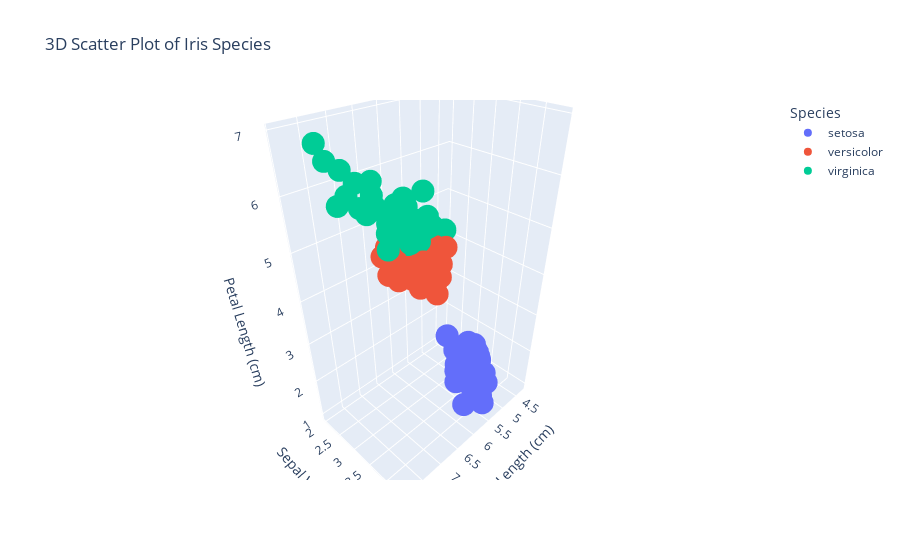

The notebook cell saved with this chart:
### Markdown cell above
Exercise 5: 3D Scatter Plot with the Iris Dataset
Objective:

- Use Plotly to create a 3D scatter plot that visualizes the three different species of the Iris dataset with respect to their sepal length, sepal width, and petal length.

Instructions
- Load the Iris dataset into a pandas DataFrame.
- Import the necessary components from plotly.
- Create a 3D scatter plot mapping sepal length, sepal width, and petal length to the three axes.
- Use color to distinguish between the different species.
- Add hover-over text for each data point displaying its species name.
- Include a descriptive title and axis labels.
Expected Learning Outcome:

- Understand how to create and customize 3D scatter plots in Plotly.

### Code cell
import plotly.express as px
import pandas as pd
from sklearn.datasets import load_iris
# Create the 3D scatter plot
fig = px.scatter_3d(iris_df, 
                    x='sepal length (cm)', 
                    y='sepal width (cm)', 
                    z='petal length (cm)', 
                    color='species',
                    title='3D Scatter Plot of Iris Species',
                    labels={'sepal length (cm)': 'Sepal Length (cm)',
                            'sepal width (cm)': 'Sepal Width (cm)',
                            'petal length (cm)': 'Petal Length (cm)',
                            'species': 'Species'})

# Show the plot
fig.show()

### Figure 1 — Plotly figure (JSON) as saved in the notebook; plotly's stock layout.template omitted (floating-point values rounded to 4 significant figures)
{"data": [{"hovertemplate": "Species=setosa<br>Sepal Length (cm)=%{x}<br>Sepal Width (cm)=%{y}<br>Petal Length (cm)=%{z}<extra></extra>", "legendgroup": "setosa", "marker": {"color": "#636efa", "symbol": "circle"}, "mode": "markers", "name": "setosa", "scene": "scene", "showlegend": true, "type": "scatter3d", "x": [5.1, 4.9, 4.7, 4.6, 5, 5.4, 4.6, 5, 4.4, 4.9, 5.4, 4.8, 4.8, 4.3, 5.8, 5.7, 5.4, 5.1, 5.7, 5.1, 5.4, 5.1, 4.6, 5.1, 4.8, 5, 5, 5.2, 5.2, 4.7, 4.8, 5.4, 5.2, 5.5, 4.9, 5, 5.5, 4.9, 4.4, 5.1, 5, 4.5, 4.4, 5, 5.1, 4.8, 5.1, 4.6, 5.3, 5], "y": [3.5, 3, 3.2, 3.1, 3.6, 3.9, 3.4, 3.4, 2.9, 3.1, 3.7, 3.4, 3, 3, 4, 4.4, 3.9, 3.5, 3.8, 3.8, 3.4, 3.7, 3.6, 3.3, 3.4, 3, 3.4, 3.5, 3.4, 3.2, 3.1, 3.4, 4.1, 4.2, 3.1, 3.2, 3.5, 3.6, 3, 3.4, 3.5, 2.3, 3.2, 3.5, 3.8, 3, 3.8, 3.2, 3.7, 3.3], "z": [1.4, 1.4, 1.3, 1.5, 1.4, 1.7, 1.4, 1.5, 1.4, 1.5, 1.5, 1.6, 1.4, 1.1, 1.2, 1.5, 1.3, 1.4, 1.7, 1.5, 1.7, 1.5, 1, 1.7, 1.9, 1.6, 1.6, 1.5, 1.4, 1.6, 1.6, 1.5, 1.5, 1.4, 1.5, 1.2, 1.3, 1.4, 1.3, 1.5, 1.3, 1.3, 1.3, 1.6, 1.9, 1.4, 1.6, 1.4, 1.5, 1.4]}, {"hovertemplate": "Species=versicolor<br>Sepal Length (cm)=%{x}<br>Sepal Width (cm)=%{y}<br>Petal Length (cm)=%{z}<extra></extra>", "legendgroup": "versicolor", "marker": {"color": "#EF553B", "symbol": "circle"}, "mode": "markers", "name": "versicolor", "scene": "scene", "showlegend": true, "type": "scatter3d", "x": [7, 6.4, 6.9, 5.5, 6.5, 5.7, 6.3, 4.9, 6.6, 5.2, 5, 5.9, 6, 6.1, 5.6, 6.7, 5.6, 5.8, 6.2, 5.6, 5.9, 6.1, 6.3, 6.1, 6.4, 6.6, 6.8, 6.7, 6, 5.7, 5.5, 5.5, 5.8, 6, 5.4, 6, 6.7, 6.3, 5.6, 5.5, 5.5, 6.1, 5.8, 5, 5.6, 5.7, 5.7, 6.2, 5.1, 5.7], "y": [3.2, 3.2, 3.1, 2.3, 2.8, 2.8, 3.3, 2.4, 2.9, 2.7, 2, 3, 2.2, 2.9, 2.9, 3.1, 3, 2.7, 2.2, 2.5, 3.2, 2.8, 2.5, 2.8, 2.9, 3, 2.8, 3, 2.9, 2.6, 2.4, 2.4, 2.7, 2.7, 3, 3.4, 3.1, 2.3, 3, 2.5, 2.6, 3, 2.6, 2.3, 2.7, 3, 2.9, 2.9, 2.5, 2.8], "z": [4.7, 4.5, 4.9, 4, 4.6, 4.5, 4.7, 3.3, 4.6, 3.9, 3.5, 4.2, 4, 4.7, 3.6, 4.4, 4.5, 4.1, 4.5, 3.9, 4.8, 4, 4.9, 4.7, 4.3, 4.4, 4.8, 5, 4.5, 3.5, 3.8, 3.7, 3.9, 5.1, 4.5, 4.5, 4.7, 4.4, 4.1, 4, 4.4, 4.6, 4, 3.3, 4.2, 4.2, 4.2, 4.3, 3, 4.1]}, {"hovertemplate": "Species=virginica<br>Sepal Length (cm)=%{x}<br>Sepal Width (cm)=%{y}<br>Petal Length (cm)=%{z}<extra></extra>", "legendgroup": "virginica", "marker": {"color": "#00cc96", "symbol": "circle"}, "mode": "markers", "name": "virginica", "scene": "scene", "showlegend": true, "type": "scatter3d", "x": [6.3, 5.8, 7.1, 6.3, 6.5, 7.6, 4.9, 7.3, 6.7, 7.2, 6.5, 6.4, 6.8, 5.7, 5.8, 6.4, 6.5, 7.7, 7.7, 6, 6.9, 5.6, 7.7, 6.3, 6.7, 7.2, 6.2, 6.1, 6.4, 7.2, 7.4, 7.9, 6.4, 6.3, 6.1, 7.7, 6.3, 6.4, 6, 6.9, 6.7, 6.9, 5.8, 6.8, 6.7, 6.7, 6.3, 6.5, 6.2, 5.9], "y": [3.3, 2.7, 3, 2.9, 3, 3, 2.5, 2.9, 2.5, 3.6, 3.2, 2.7, 3, 2.5, 2.8, 3.2, 3, 3.8, 2.6, 2.2, 3.2, 2.8, 2.8, 2.7, 3.3, 3.2, 2.8, 3, 2.8, 3, 2.8, 3.8, 2.8, 2.8, 2.6, 3, 3.4, 3.1, 3, 3.1, 3.1, 3.1, 2.7, 3.2, 3.3, 3, 2.5, 3, 3.4, 3], "z": [6, 5.1, 5.9, 5.6, 5.8, 6.6, 4.5, 6.3, 5.8, 6.1, 5.1, 5.3, 5.5, 5, 5.1, 5.3, 5.5, 6.7, 6.9, 5, 5.7, 4.9, 6.7, 4.9, 5.7, 6, 4.8, 4.9, 5.6, 5.8, 6.1, 6.4, 5.6, 5.1, 5.6, 6.1, 5.6, 5.5, 4.8, 5.4, 5.6, 5.1, 5.1, 5.9, 5.7, 5.2, 5, 5.2, 5.4, 5.1]}], "layout": {"legend": {"title": {"text": "Species"}, "tracegroupgap": 0}, "scene": {"domain": {"x": [0, 1], "y": [0, 1]}, "xaxis": {"title": {"text": "Sepal Length (cm)"}}, "yaxis": {"title": {"text": "Sepal Width (cm)"}}, "zaxis": {"title": {"text": "Petal Length (cm)"}}}, "title": {"text": "3D Scatter Plot of Iris Species"}}}
